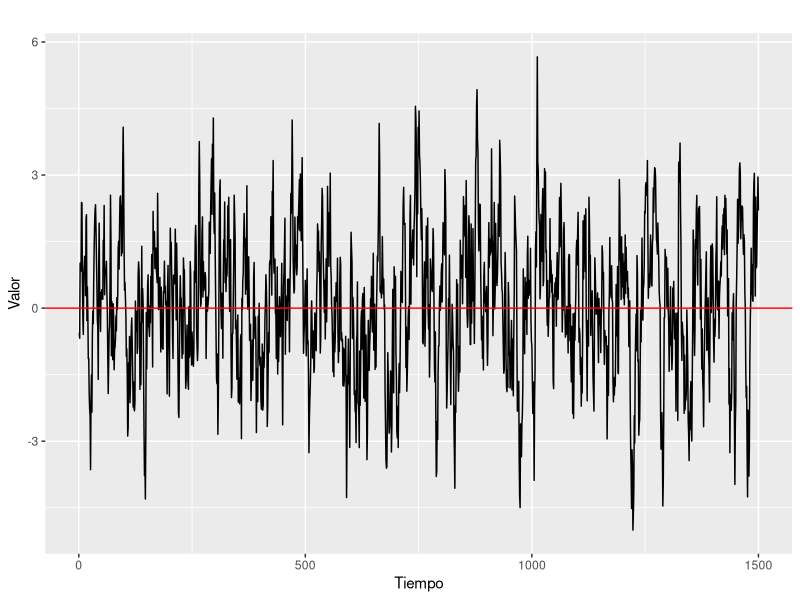
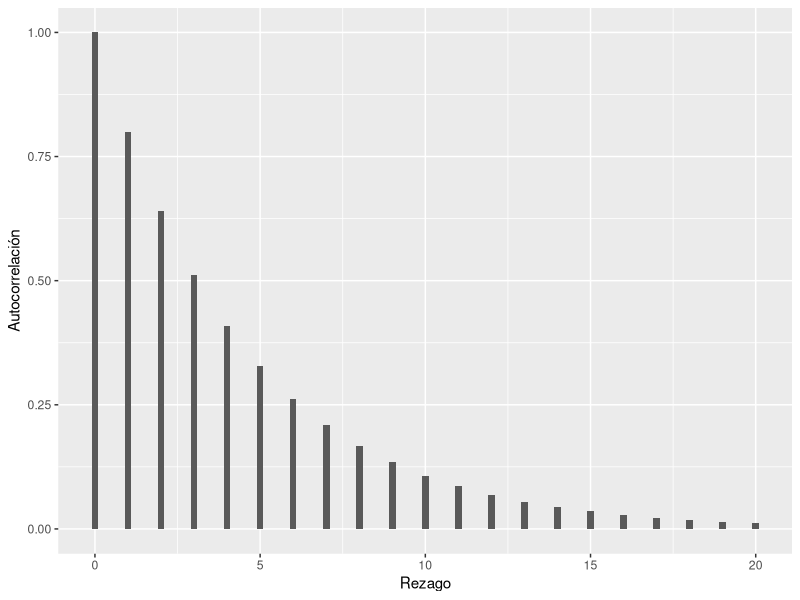
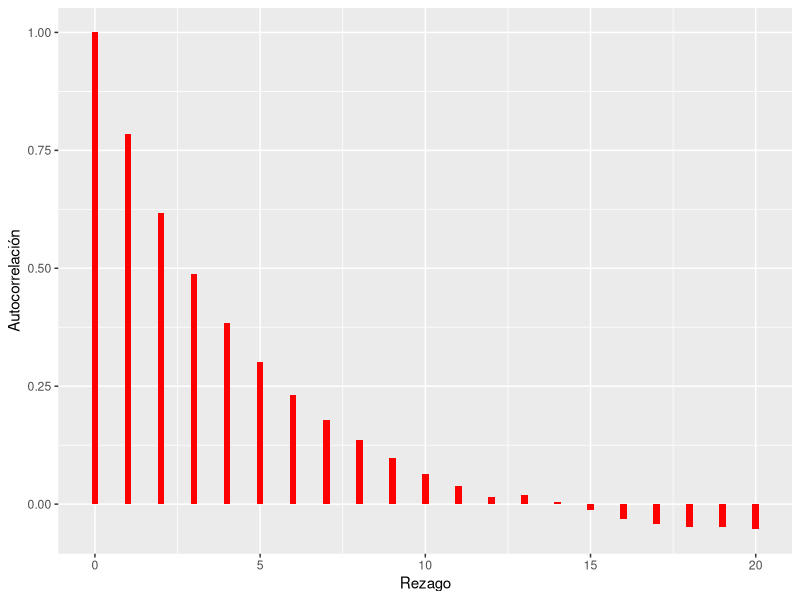
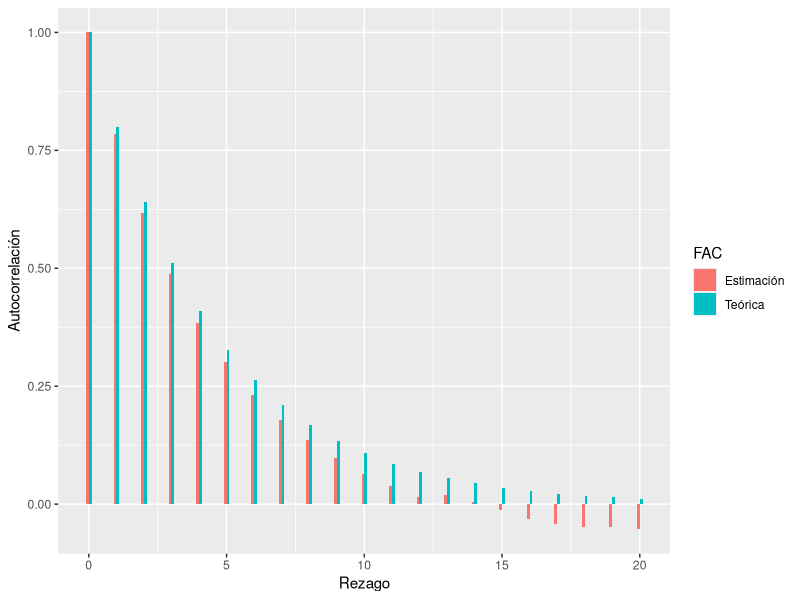
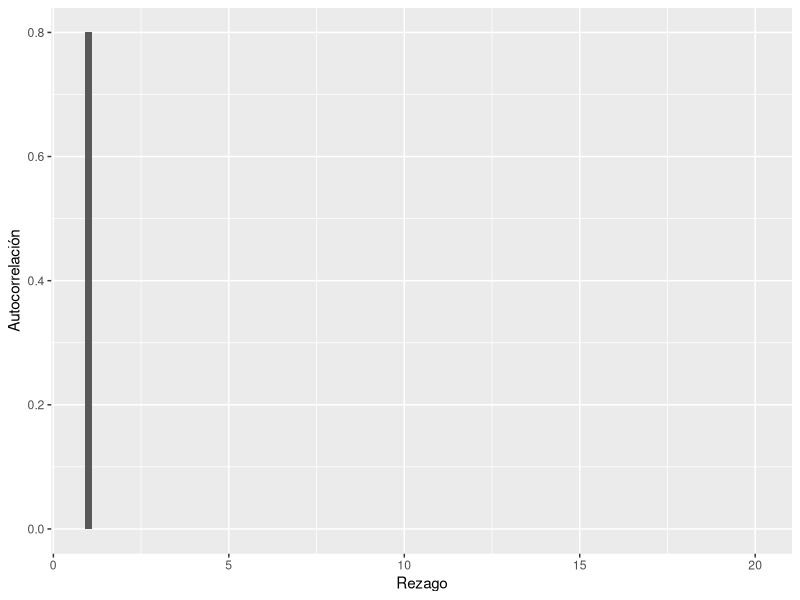
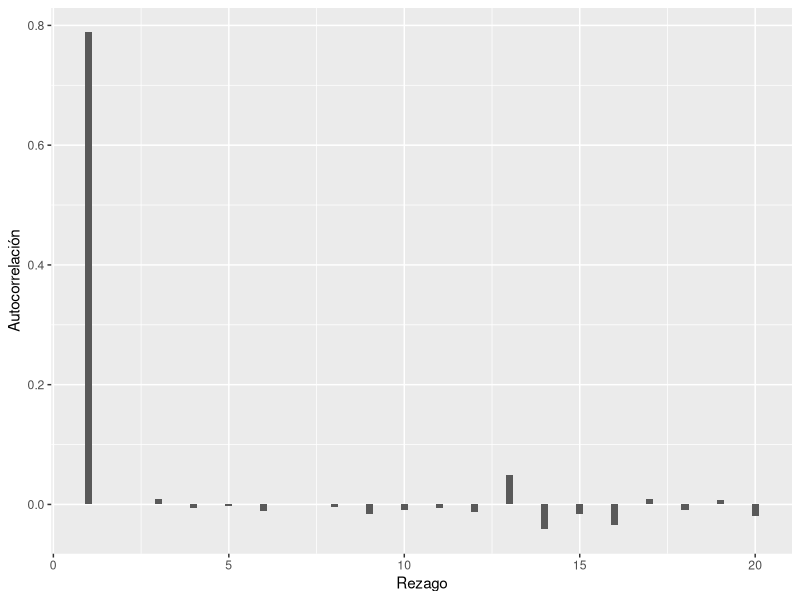
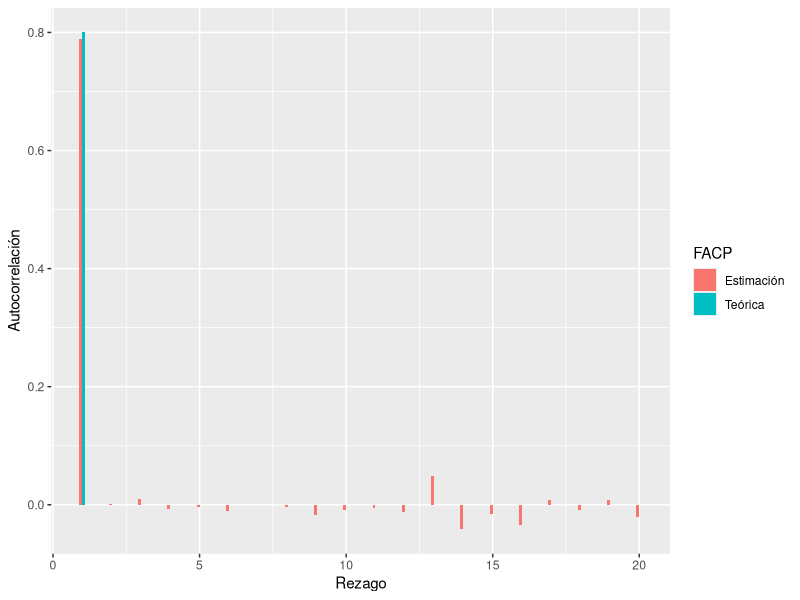

The R script that drew these images, in order:
## ---- chunk 1

knitr::opts_chunk$set(echo = TRUE, tidy.opts = list(width.cutoff = 50), fig.pos = 'H', out.extra = '', warning = FALSE, message = FALSE)

## ---- chunk 2

# Cargamos las librerías
library(tidyverse)
library(here)
library(forecast)
library(gridExtra)

# Fijamos una semilla
set.seed(123)

## ---- chunk 3

# Sea un valor inicial nulo: y_0 = 0
# Simulamos una serie de Ruidos Blancos con media 0 y desvío 1
epsilon <- ts(rnorm(1500, 0, 1))

# Simulamos un proceso autorregresivo con phi = 0,8
phi <- 0.8
y <- rep(0, 1500)
y[1] <- epsilon[1]
for (t in 2:length(y)) {
y[t] <- phi*y[t-1] + epsilon[t]}
y <- ts(y)

head(y)

# Forma no "manual"
# y <- arima.sim(list(ar = 0.8), n = 1500)

## ---- chunk 4

# Graficamos el proceso
autoplot(y) +
  geom_hline(yintercept = 0, col = "red") +
  labs(x = "Tiempo",
       y = "Valor")

## ---- chunk 5

# Obtenemos la FAC teórica para los primero 20 rezagos
lag_max <- 20
phi <- 0.8
rho_teorica <- rep(1, lag_max + 1)
for (k in 2:length(rho_teorica)) {
rho_teorica[k] <- phi^(k-1)}
rho_teorica

# Forma no "manual"
# rho_teorica <- ARMAacf(ar = 0.8, lag.max = 20, pacf = FALSE)

## ---- chunk 6

# Graficamos la Función de Autocorrelación teórica
rho_teorica <- data.frame(rho = rho_teorica)

ggplot(rho_teorica) +
  geom_col(aes(x = 0:20, y = rho), width = 0.2) +
  labs(x = "Rezago",
       y = "Autocorrelación")

## ---- chunk 7

# Obtenemos las autocorrelaciones estimadas para 20 rezagos

lag_max <- 20 # Cantidad de rezagos
rho_est <- rep(0, lag_max) # Vector donde almacenamos las autocorrelaciones
suma_den <- sum((y-mean(y))^2) # Suma de Cuadrados Totales

# Calculamos las autocorrelaciones estimadas
for (k in 1:length(rho_est)) {
  suma_num <- 0 # Obtenemos el numerador de la fórmula para cada rho
  for (t in (k+1):length(y)) {
    suma_num <- suma_num + sum((y[t]-mean(y))*(y[t-k]-mean(y)))
  }
  rho_est[k] <- suma_num/suma_den # Calculamos las autocorrelaciones
  }
rho_est <- c(1,rho_est) # Concatenamos un 1 correspondiente a rho_0
rho_est

# Forma no "manual"
# rho_est <- acf(y, lag.max = 20, type = "correlation", plot = FALSE)
# rho_est <- rho_est$acf

## ---- chunk 8

# Graficamos la Función de Autocorrelación estimada
rho_est <- data.frame(rho = rho_est)

ggplot(rho_est) +
  geom_col(aes(x = 0:20, y = rho), width = 0.2, fill = "red") +
  labs(x = "Rezago",
       y = "Autocorrelación")

## ---- chunk 9

# Ordenamos los datos de la FAC para poder graficarlos
ar1_acf <- data.frame(rezago = 0:20, "Teórica" = rho_teorica$rho, "Estimación" = rho_est$rho)
ar1_acf <- ar1_acf %>% 
  pivot_longer(cols = c("Teórica", "Estimación"), values_to = "valores")

# Graficamos las FAC teórica y estimada
ggplot(ar1_acf) +
  geom_col(aes(x= rezago, y = valores, fill = name),
           position = "dodge", width = 0.2) +
  labs(x = "Rezago",
       y = "Autocorrelación",
       fill = "FAC")

## ---- chunk 10

# Para un AR(1) con phi = 0,8, alpha_1 = 0.8
lag_max <- 20 # Cantidad de rezagos
alpha_teorica <- rep(0, lag_max) # Vector donde almacenamos las autocorrelaciones
alpha_teorica[1] <- 0.8 # La FACP teórica valdrá cero para todos los rezagos excepto el primero

# Forma no "manual"
# alpha_teorica <- ARMAacf(ar = 0.8, lag.max = 20, pacf = TRUE)

## ---- chunk 11

# Graficamos la FACP teórica
alpha_teorica <- data.frame(alpha = alpha_teorica)

ggplot(alpha_teorica) +
  geom_col(aes(x = 1:20, y = alpha), width = 0.2) +
  labs(x = "Rezago",
       y = "Autocorrelación")

## ---- chunk 12

# Obtenemos las autocorrelaciones parciales estimadas para 20 rezagos

lag_max <- 20 # Cantidad de rezagos

# Generamos un dataframe con la serie y sus rezagos
datos_y <- data.frame(y)

for (i in 1:lag_max) {
  datos_y <- cbind(datos_y, rep(NA, length(y)))
  for (j in (i+1):length(y)) {
    datos_y[j,i+1] <- datos_y[j-1,i]
  }
}

# Cambiamos el nombre de las columnas
colnames(datos_y) <- c("y", paste('lag', 1:lag_max, sep = "_"))

# Nos quedamos sin las filas con NAs
datos_y <- datos_y[lag_max + 1:nrow(datos_y),]

# Verificamos que los datos hayan quedado bien
head(datos_y)

## ---- chunk 13

# Creamos un vector donde almacenamos las autocorrelaciones
alpha_est <- rep(0, lag_max)

# Para cada autocorrelación parcial, utilizamos el conjunto de datos sin NAs y estimamos una regresión lineal sin constante con lm()
for (i in 1:lag_max) {
  alpha_est[i] <- lm(y ~ . - 1, data = datos_y[, 1:(i+1)])$coef[i]
}

# Corroboramos que las correlaciones hayan quedado bien calculadas
head(alpha_est)

# Forma no "manual"
# alpha_est <- acf(y, lag.max = 20, type = "partial", plot = FALSE)
# alpha_est <- alpha_est$acf

## ---- chunk 14

# Graficamos la FACP estimada
alpha_est <- data.frame(alpha = alpha_est)

ggplot(alpha_est) +
  geom_col(aes(x = 1:20, y = alpha), width = 0.2) +
  labs(x = "Rezago",
       y = "Autocorrelación")

## ---- chunk 15

# Ordenamos los datos de la FACP para poder graficarlos
ar1_pacf <- data.frame(rezago = 1:20, "Teórica" = alpha_teorica$alpha, "Estimación" = alpha_est$alpha)
ar1_pacf <- ar1_pacf %>% 
  pivot_longer(cols = c("Teórica", "Estimación"), values_to = "valores")

# Graficamos las FACP teórica y estimada
ggplot(ar1_pacf) +
  geom_col(aes(x= rezago, y = valores, fill = name),
           position = "dodge", width = 0.2) +
  labs(x = "Rezago",
       y = "Autocorrelación",
       fill = "FACP")

